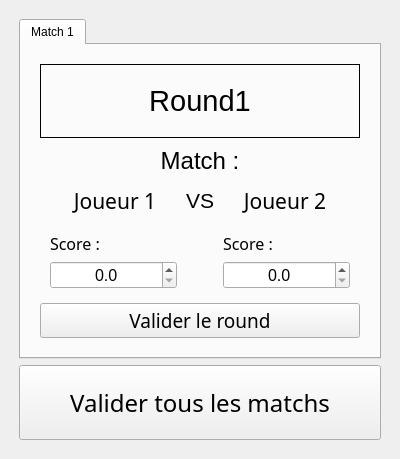
<?xml version="1.0" encoding="UTF-8"?>
<ui version="4.0">
 <class>MainWindow</class>
 <widget class="QMainWindow" name="MainWindow">
  <property name="geometry">
   <rect>
    <x>0</x>
    <y>0</y>
    <width>400</width>
    <height>459</height>
   </rect>
  </property>
  <property name="windowTitle">
   <string>MainWindow</string>
  </property>
  <widget class="QWidget" name="centralwidget">
   <layout class="QGridLayout" name="gridLayout_2">
    <item row="0" column="0">
     <layout class="QGridLayout" name="gridLayout">
      <property name="leftMargin">
       <number>10</number>
      </property>
      <property name="topMargin">
       <number>10</number>
      </property>
      <property name="rightMargin">
       <number>10</number>
      </property>
      <property name="bottomMargin">
       <number>10</number>
      </property>
      <item row="0" column="0">
       <widget class="QTabWidget" name="tabWidget">
        <property name="currentIndex">
         <number>0</number>
        </property>
        <widget class="QWidget" name="tab_7">
         <attribute name="title">
          <string>Match 1</string>
         </attribute>
         <layout class="QGridLayout" name="gridLayout_4">
          <item row="0" column="0">
           <layout class="QGridLayout" name="gridLayout_3">
            <property name="leftMargin">
             <number>10</number>
            </property>
            <property name="topMargin">
             <number>10</number>
            </property>
            <property name="rightMargin">
             <number>10</number>
            </property>
            <property name="bottomMargin">
             <number>10</number>
            </property>
            <item row="0" column="0">
             <widget class="QLabel" name="label">
              <property name="sizePolicy">
               <sizepolicy hsizetype="Preferred" vsizetype="Preferred">
                <horstretch>0</horstretch>
                <verstretch>0</verstretch>
               </sizepolicy>
              </property>
              <property name="minimumSize">
               <size>
                <width>0</width>
                <height>50</height>
               </size>
              </property>
              <property name="font">
               <font>
                <family>Segoe UI</family>
                <pointsize>22</pointsize>
               </font>
              </property>
              <property name="frameShape">
               <enum>QFrame::Box</enum>
              </property>
              <property name="text">
               <string>Round1</string>
              </property>
              <property name="alignment">
               <set>Qt::AlignCenter</set>
              </property>
             </widget>
            </item>
            <item row="1" column="0">
             <layout class="QVBoxLayout" name="verticalLayout">
              <item>
               <widget class="QLabel" name="label_2">
                <property name="font">
                 <font>
                  <family>Segoe UI</family>
                  <pointsize>18</pointsize>
                 </font>
                </property>
                <property name="text">
                 <string>Match :</string>
                </property>
                <property name="alignment">
                 <set>Qt::AlignCenter</set>
                </property>
               </widget>
              </item>
              <item>
               <layout class="QHBoxLayout" name="horizontalLayout">
                <property name="leftMargin">
                 <number>10</number>
                </property>
                <property name="rightMargin">
                 <number>10</number>
                </property>
                <item>
                 <widget class="QLabel" name="label_3">
                  <property name="sizePolicy">
                   <sizepolicy hsizetype="Minimum" vsizetype="Preferred">
                    <horstretch>0</horstretch>
                    <verstretch>0</verstretch>
                   </sizepolicy>
                  </property>
                  <property name="font">
                   <font>
                    <family>Segoe UI Light</family>
                    <pointsize>16</pointsize>
                   </font>
                  </property>
                  <property name="frameShape">
                   <enum>QFrame::NoFrame</enum>
                  </property>
                  <property name="text">
                   <string>Joueur 1</string>
                  </property>
                  <property name="alignment">
                   <set>Qt::AlignCenter</set>
                  </property>
                 </widget>
                </item>
                <item>
                 <widget class="QLabel" name="label_5">
                  <property name="sizePolicy">
                   <sizepolicy hsizetype="Fixed" vsizetype="Preferred">
                    <horstretch>0</horstretch>
                    <verstretch>0</verstretch>
                   </sizepolicy>
                  </property>
                  <property name="font">
                   <font>
                    <family>Segoe UI</family>
                    <pointsize>16</pointsize>
                   </font>
                  </property>
                  <property name="frameShape">
                   <enum>QFrame::NoFrame</enum>
                  </property>
                  <property name="text">
                   <string>VS</string>
                  </property>
                  <property name="alignment">
                   <set>Qt::AlignCenter</set>
                  </property>
                 </widget>
                </item>
                <item>
                 <widget class="QLabel" name="label_4">
                  <property name="sizePolicy">
                   <sizepolicy hsizetype="Minimum" vsizetype="Preferred">
                    <horstretch>0</horstretch>
                    <verstretch>0</verstretch>
                   </sizepolicy>
                  </property>
                  <property name="font">
                   <font>
                    <family>Segoe UI Light</family>
                    <pointsize>16</pointsize>
                   </font>
                  </property>
                  <property name="frameShape">
                   <enum>QFrame::NoFrame</enum>
                  </property>
                  <property name="text">
                   <string>Joueur 2</string>
                  </property>
                  <property name="alignment">
                   <set>Qt::AlignCenter</set>
                  </property>
                 </widget>
                </item>
               </layout>
              </item>
             </layout>
            </item>
            <item row="2" column="0">
             <layout class="QHBoxLayout" name="horizontalLayout_2">
              <property name="sizeConstraint">
               <enum>QLayout::SetDefaultConstraint</enum>
              </property>
              <property name="leftMargin">
               <number>10</number>
              </property>
              <property name="rightMargin">
               <number>10</number>
              </property>
              <item>
               <layout class="QFormLayout" name="formLayout">
                <property name="fieldGrowthPolicy">
                 <enum>QFormLayout::AllNonFixedFieldsGrow</enum>
                </property>
                <property name="rowWrapPolicy">
                 <enum>QFormLayout::WrapAllRows</enum>
                </property>
                <property name="formAlignment">
                 <set>Qt::AlignLeading|Qt::AlignLeft|Qt::AlignVCenter</set>
                </property>
                <item row="0" column="0">
                 <widget class="QLabel" name="label_6">
                  <property name="sizePolicy">
                   <sizepolicy hsizetype="Preferred" vsizetype="Preferred">
                    <horstretch>0</horstretch>
                    <verstretch>0</verstretch>
                   </sizepolicy>
                  </property>
                  <property name="font">
                   <font>
                    <family>Segoe UI Light</family>
                    <pointsize>12</pointsize>
                   </font>
                  </property>
                  <property name="frameShadow">
                   <enum>QFrame::Plain</enum>
                  </property>
                  <property name="text">
                   <string>Score :</string>
                  </property>
                  <property name="textFormat">
                   <enum>Qt::PlainText</enum>
                  </property>
                  <property name="alignment">
                   <set>Qt::AlignLeading|Qt::AlignLeft|Qt::AlignVCenter</set>
                  </property>
                 </widget>
                </item>
                <item row="0" column="1">
                 <widget class="QDoubleSpinBox" name="doubleSpinBox">
                  <property name="font">
                   <font>
                    <family>Segoe UI</family>
                    <pointsize>12</pointsize>
                   </font>
                  </property>
                  <property name="alignment">
                   <set>Qt::AlignCenter</set>
                  </property>
                  <property name="decimals">
                   <number>1</number>
                  </property>
                  <property name="maximum">
                   <double>1.000000000000000</double>
                  </property>
                  <property name="singleStep">
                   <double>0.500000000000000</double>
                  </property>
                 </widget>
                </item>
               </layout>
              </item>
              <item>
               <spacer name="horizontalSpacer">
                <property name="orientation">
                 <enum>Qt::Horizontal</enum>
                </property>
                <property name="sizeType">
                 <enum>QSizePolicy::Fixed</enum>
                </property>
                <property name="sizeHint" stdset="0">
                 <size>
                  <width>40</width>
                  <height>20</height>
                 </size>
                </property>
               </spacer>
              </item>
              <item>
               <layout class="QFormLayout" name="formLayout_2">
                <property name="rowWrapPolicy">
                 <enum>QFormLayout::WrapAllRows</enum>
                </property>
                <property name="labelAlignment">
                 <set>Qt::AlignLeading|Qt::AlignLeft|Qt::AlignVCenter</set>
                </property>
                <property name="formAlignment">
                 <set>Qt::AlignLeading|Qt::AlignLeft|Qt::AlignVCenter</set>
                </property>
                <item row="0" column="0">
                 <widget class="QLabel" name="label_7">
                  <property name="font">
                   <font>
                    <family>Segoe UI Light</family>
                    <pointsize>12</pointsize>
                   </font>
                  </property>
                  <property name="text">
                   <string>Score :</string>
                  </property>
                 </widget>
                </item>
                <item row="0" column="1">
                 <widget class="QDoubleSpinBox" name="doubleSpinBox_2">
                  <property name="font">
                   <font>
                    <family>Segoe UI</family>
                    <pointsize>12</pointsize>
                   </font>
                  </property>
                  <property name="alignment">
                   <set>Qt::AlignCenter</set>
                  </property>
                  <property name="decimals">
                   <number>1</number>
                  </property>
                  <property name="maximum">
                   <double>1.000000000000000</double>
                  </property>
                  <property name="singleStep">
                   <double>0.500000000000000</double>
                  </property>
                 </widget>
                </item>
               </layout>
              </item>
             </layout>
            </item>
            <item row="3" column="0">
             <widget class="QPushButton" name="pushButton">
              <property name="minimumSize">
               <size>
                <width>0</width>
                <height>35</height>
               </size>
              </property>
              <property name="font">
               <font>
                <family>Segoe UI Light</family>
                <pointsize>14</pointsize>
               </font>
              </property>
              <property name="text">
               <string>Valider le round</string>
              </property>
             </widget>
            </item>
           </layout>
          </item>
         </layout>
        </widget>
       </widget>
      </item>
      <item row="1" column="0">
       <widget class="QPushButton" name="pushButton_2">
        <property name="minimumSize">
         <size>
          <width>0</width>
          <height>75</height>
         </size>
        </property>
        <property name="font">
         <font>
          <family>Segoe UI Light</family>
          <pointsize>18</pointsize>
         </font>
        </property>
        <property name="text">
         <string>Valider tous les matchs</string>
        </property>
       </widget>
      </item>
     </layout>
    </item>
   </layout>
  </widget>
 </widget>
 <resources/>
 <connections/>
</ui>
